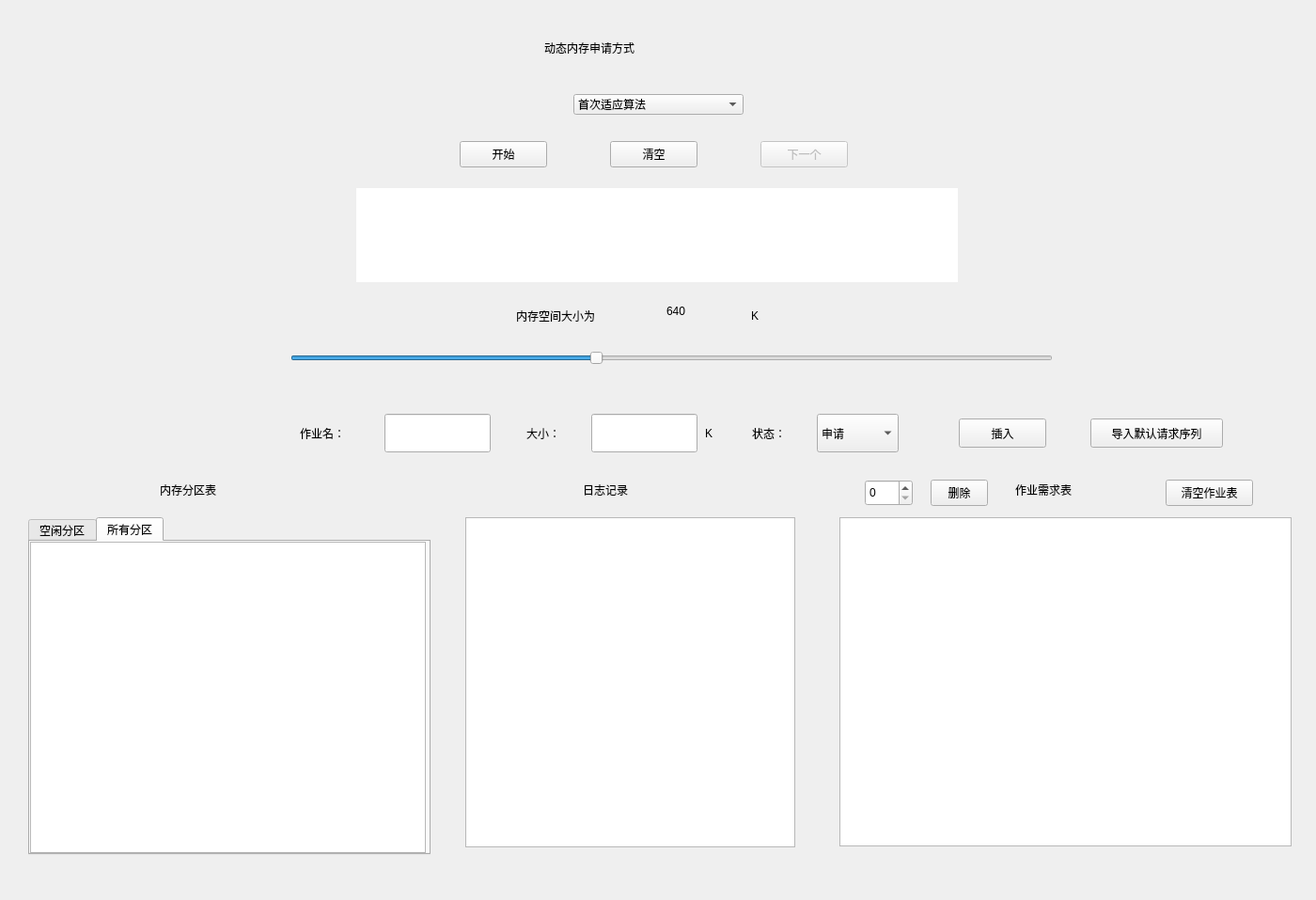
<?xml version="1.0" encoding="UTF-8"?>
<ui version="4.0">
 <class>MainWindow</class>
 <widget class="QMainWindow" name="MainWindow">
  <property name="geometry">
   <rect>
    <x>0</x>
    <y>0</y>
    <width>1400</width>
    <height>957</height>
   </rect>
  </property>
  <property name="windowTitle">
   <string>MainWindow</string>
  </property>
  <property name="styleSheet">
   <string notr="true"/>
  </property>
  <widget class="QWidget" name="centralwidget">
   <widget class="QLabel" name="label">
    <property name="geometry">
     <rect>
      <x>579</x>
      <y>0</y>
      <width>281</width>
      <height>101</height>
     </rect>
    </property>
    <property name="styleSheet">
     <string notr="true">font: 20pt &quot;华光中雅_CNKI&quot;;</string>
    </property>
    <property name="text">
     <string>动态内存申请方式</string>
    </property>
   </widget>
   <widget class="QComboBox" name="comboBox">
    <property name="geometry">
     <rect>
      <x>610</x>
      <y>100</y>
      <width>181</width>
      <height>22</height>
     </rect>
    </property>
    <item>
     <property name="text">
      <string>首次适应算法</string>
     </property>
    </item>
    <item>
     <property name="text">
      <string>最佳适应算法</string>
     </property>
    </item>
   </widget>
   <widget class="QPushButton" name="pushButton">
    <property name="enabled">
     <bool>false</bool>
    </property>
    <property name="geometry">
     <rect>
      <x>809</x>
      <y>150</y>
      <width>93</width>
      <height>28</height>
     </rect>
    </property>
    <property name="text">
     <string>下一个</string>
    </property>
   </widget>
   <widget class="QWidget" name="widget" native="true">
    <property name="geometry">
     <rect>
      <x>379</x>
      <y>200</y>
      <width>640</width>
      <height>100</height>
     </rect>
    </property>
    <property name="font">
     <font>
      <family>Arial</family>
      <pointsize>9</pointsize>
     </font>
    </property>
    <property name="styleSheet">
     <string notr="true">background-color: rgb(255, 255, 255);</string>
    </property>
   </widget>
   <widget class="QSlider" name="horizontalSlider">
    <property name="geometry">
     <rect>
      <x>309</x>
      <y>360</y>
      <width>811</width>
      <height>41</height>
     </rect>
    </property>
    <property name="minimum">
     <number>400</number>
    </property>
    <property name="maximum">
     <number>1000</number>
    </property>
    <property name="value">
     <number>640</number>
    </property>
    <property name="orientation">
     <enum>Qt::Horizontal</enum>
    </property>
   </widget>
   <widget class="QLabel" name="label_2">
    <property name="geometry">
     <rect>
      <x>549</x>
      <y>320</y>
      <width>151</width>
      <height>31</height>
     </rect>
    </property>
    <property name="styleSheet">
     <string notr="true">font: 12pt &quot;华光中雅_CNKI&quot;;</string>
    </property>
    <property name="text">
     <string>内存空间大小为</string>
    </property>
   </widget>
   <widget class="QLabel" name="label_3">
    <property name="geometry">
     <rect>
      <x>709</x>
      <y>310</y>
      <width>72</width>
      <height>41</height>
     </rect>
    </property>
    <property name="styleSheet">
     <string notr="true">font: 18pt &quot;华光中雅_CNKI&quot;;</string>
    </property>
    <property name="text">
     <string>640</string>
    </property>
   </widget>
   <widget class="QLabel" name="label_4">
    <property name="geometry">
     <rect>
      <x>799</x>
      <y>320</y>
      <width>72</width>
      <height>31</height>
     </rect>
    </property>
    <property name="styleSheet">
     <string notr="true">font: 12pt &quot;华光中雅_CNKI&quot;;</string>
    </property>
    <property name="text">
     <string>K</string>
    </property>
   </widget>
   <widget class="QPushButton" name="pushButton_2">
    <property name="geometry">
     <rect>
      <x>649</x>
      <y>150</y>
      <width>93</width>
      <height>28</height>
     </rect>
    </property>
    <property name="text">
     <string>清空</string>
    </property>
   </widget>
   <widget class="QPushButton" name="pushButton_3">
    <property name="geometry">
     <rect>
      <x>489</x>
      <y>150</y>
      <width>93</width>
      <height>28</height>
     </rect>
    </property>
    <property name="text">
     <string>开始</string>
    </property>
   </widget>
   <widget class="QTableView" name="tableView">
    <property name="geometry">
     <rect>
      <x>893</x>
      <y>550</y>
      <width>481</width>
      <height>350</height>
     </rect>
    </property>
   </widget>
   <widget class="QComboBox" name="comboBox_3">
    <property name="geometry">
     <rect>
      <x>869</x>
      <y>440</y>
      <width>87</width>
      <height>41</height>
     </rect>
    </property>
    <item>
     <property name="text">
      <string>申请</string>
     </property>
    </item>
    <item>
     <property name="text">
      <string>释放</string>
     </property>
    </item>
   </widget>
   <widget class="QLineEdit" name="lineEdit">
    <property name="geometry">
     <rect>
      <x>409</x>
      <y>440</y>
      <width>113</width>
      <height>41</height>
     </rect>
    </property>
    <property name="font">
     <font>
      <pointsize>14</pointsize>
     </font>
    </property>
   </widget>
   <widget class="QLineEdit" name="lineEdit_2">
    <property name="geometry">
     <rect>
      <x>629</x>
      <y>440</y>
      <width>113</width>
      <height>41</height>
     </rect>
    </property>
    <property name="font">
     <font>
      <pointsize>14</pointsize>
     </font>
    </property>
   </widget>
   <widget class="QPushButton" name="pushButton_4">
    <property name="geometry">
     <rect>
      <x>1020</x>
      <y>445</y>
      <width>93</width>
      <height>31</height>
     </rect>
    </property>
    <property name="text">
     <string>插入</string>
    </property>
   </widget>
   <widget class="QLabel" name="label_5">
    <property name="geometry">
     <rect>
      <x>319</x>
      <y>440</y>
      <width>72</width>
      <height>41</height>
     </rect>
    </property>
    <property name="styleSheet">
     <string notr="true">font: 12pt &quot;华光中雅_CNKI&quot;;</string>
    </property>
    <property name="text">
     <string>作业名：</string>
    </property>
   </widget>
   <widget class="QLabel" name="label_6">
    <property name="geometry">
     <rect>
      <x>560</x>
      <y>440</y>
      <width>61</width>
      <height>41</height>
     </rect>
    </property>
    <property name="styleSheet">
     <string notr="true">font: 12pt &quot;华光中雅_CNKI&quot;;</string>
    </property>
    <property name="text">
     <string>大小：</string>
    </property>
   </widget>
   <widget class="QLabel" name="label_7">
    <property name="geometry">
     <rect>
      <x>800</x>
      <y>440</y>
      <width>61</width>
      <height>41</height>
     </rect>
    </property>
    <property name="styleSheet">
     <string notr="true">font: 12pt &quot;华光中雅_CNKI&quot;;</string>
    </property>
    <property name="text">
     <string>状态：</string>
    </property>
   </widget>
   <widget class="QLabel" name="label_8">
    <property name="geometry">
     <rect>
      <x>1080</x>
      <y>500</y>
      <width>131</width>
      <height>41</height>
     </rect>
    </property>
    <property name="styleSheet">
     <string notr="true">font: 15pt &quot;华光中雅_CNKI&quot;;</string>
    </property>
    <property name="text">
     <string>作业需求表</string>
    </property>
   </widget>
   <widget class="QLabel" name="label_9">
    <property name="geometry">
     <rect>
      <x>620</x>
      <y>500</y>
      <width>141</width>
      <height>41</height>
     </rect>
    </property>
    <property name="styleSheet">
     <string notr="true">font: 15pt &quot;华光中雅_CNKI&quot;;</string>
    </property>
    <property name="text">
     <string>日志记录</string>
    </property>
   </widget>
   <widget class="QLabel" name="label_10">
    <property name="geometry">
     <rect>
      <x>170</x>
      <y>500</y>
      <width>141</width>
      <height>41</height>
     </rect>
    </property>
    <property name="styleSheet">
     <string notr="true">font: 15pt &quot;华光中雅_CNKI&quot;;</string>
    </property>
    <property name="text">
     <string>内存分区表</string>
    </property>
   </widget>
   <widget class="QLabel" name="label_11">
    <property name="geometry">
     <rect>
      <x>750</x>
      <y>440</y>
      <width>21</width>
      <height>41</height>
     </rect>
    </property>
    <property name="styleSheet">
     <string notr="true">font: 12pt &quot;华光中雅_CNKI&quot;;</string>
    </property>
    <property name="text">
     <string>K</string>
    </property>
   </widget>
   <widget class="QListView" name="listView">
    <property name="geometry">
     <rect>
      <x>495</x>
      <y>550</y>
      <width>351</width>
      <height>351</height>
     </rect>
    </property>
   </widget>
   <widget class="QPushButton" name="pushButton_5">
    <property name="geometry">
     <rect>
      <x>1160</x>
      <y>445</y>
      <width>141</width>
      <height>31</height>
     </rect>
    </property>
    <property name="text">
     <string>导入默认请求序列</string>
    </property>
   </widget>
   <widget class="QPushButton" name="pushButton_6">
    <property name="geometry">
     <rect>
      <x>1240</x>
      <y>510</y>
      <width>93</width>
      <height>28</height>
     </rect>
    </property>
    <property name="text">
     <string>清空作业表</string>
    </property>
   </widget>
   <widget class="QTabWidget" name="tabWidget">
    <property name="geometry">
     <rect>
      <x>30</x>
      <y>550</y>
      <width>428</width>
      <height>359</height>
     </rect>
    </property>
    <property name="currentIndex">
     <number>1</number>
    </property>
    <widget class="QWidget" name="tab">
     <attribute name="title">
      <string>空闲分区</string>
     </attribute>
     <widget class="QTableView" name="tableView_2">
      <property name="geometry">
       <rect>
        <x>0</x>
        <y>0</y>
        <width>421</width>
        <height>331</height>
       </rect>
      </property>
     </widget>
    </widget>
    <widget class="QWidget" name="tab_2">
     <attribute name="title">
      <string>所有分区</string>
     </attribute>
     <widget class="QTableView" name="tableView_3">
      <property name="geometry">
       <rect>
        <x>0</x>
        <y>0</y>
        <width>421</width>
        <height>331</height>
       </rect>
      </property>
     </widget>
    </widget>
   </widget>
   <widget class="QSpinBox" name="spinBox">
    <property name="geometry">
     <rect>
      <x>920</x>
      <y>510</y>
      <width>51</width>
      <height>28</height>
     </rect>
    </property>
   </widget>
   <widget class="QPushButton" name="pushButton_7">
    <property name="geometry">
     <rect>
      <x>990</x>
      <y>510</y>
      <width>61</width>
      <height>28</height>
     </rect>
    </property>
    <property name="text">
     <string>删除</string>
    </property>
   </widget>
   <widget class="QWidget" name="widget_2" native="true">
    <property name="geometry">
     <rect>
      <x>0</x>
      <y>0</y>
      <width>1400</width>
      <height>957</height>
     </rect>
    </property>
    <property name="styleSheet">
     <string notr="true">border-image: url(:/image/background.png);</string>
    </property>
   </widget>
   <zorder>widget_2</zorder>
   <zorder>label</zorder>
   <zorder>comboBox</zorder>
   <zorder>pushButton</zorder>
   <zorder>widget</zorder>
   <zorder>horizontalSlider</zorder>
   <zorder>label_2</zorder>
   <zorder>label_3</zorder>
   <zorder>label_4</zorder>
   <zorder>pushButton_2</zorder>
   <zorder>pushButton_3</zorder>
   <zorder>tableView</zorder>
   <zorder>comboBox_3</zorder>
   <zorder>lineEdit</zorder>
   <zorder>lineEdit_2</zorder>
   <zorder>pushButton_4</zorder>
   <zorder>label_5</zorder>
   <zorder>label_6</zorder>
   <zorder>label_7</zorder>
   <zorder>label_8</zorder>
   <zorder>label_9</zorder>
   <zorder>label_10</zorder>
   <zorder>label_11</zorder>
   <zorder>listView</zorder>
   <zorder>pushButton_5</zorder>
   <zorder>pushButton_6</zorder>
   <zorder>tabWidget</zorder>
   <zorder>spinBox</zorder>
   <zorder>pushButton_7</zorder>
  </widget>
  <widget class="QMenuBar" name="menubar">
   <property name="geometry">
    <rect>
     <x>0</x>
     <y>0</y>
     <width>1400</width>
     <height>26</height>
    </rect>
   </property>
  </widget>
 </widget>
 <resources/>
 <connections/>
</ui>
